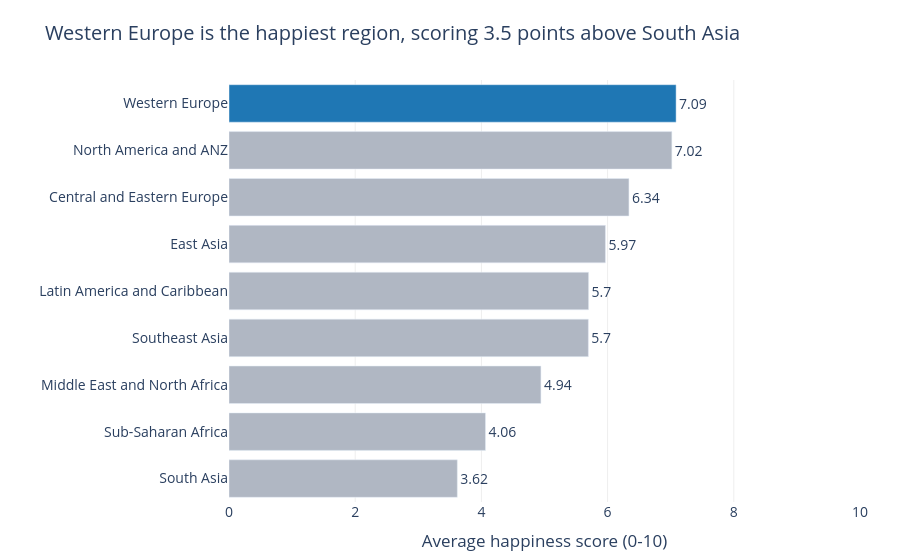

Here is the notebook cell this chart was saved with:
### Markdown cell above
---
## Task 1 — Regional Comparison Bar Chart

**What to build:** A horizontal bar chart showing the **average happiness score by region**, sorted from highest to lowest.

**Requirements:**
- Horizontal orientation (category names are long)
- Sorted by score, descending (so the happiest region is at the top)
- Zero baseline on x-axis
- At least one design choice that goes beyond the Plotly default (colour, annotation, labels, etc.)
- An insight title that answers: *which region stands out and why does it matter?*

**Hint:** Use `df.groupby('Region')['Happiness_Score'].mean()` to compute the averages.

### Code cell
# Task 1: Regional comparison bar chart
# -------------------------------------

# Step 1: Compute average happiness score by region
region_avg = (df.groupby('Region')['Happiness_Score']
              .mean()
              .reset_index()
              .sort_values('Happiness_Score'))  # sort for horizontal bar

print(region_avg)

# Step 2: Build your chart
top_region = region_avg.iloc[-1]   # highest (sorted ascending)
low_region = region_avg.iloc[0]

colors = ['#B0B7C3'] * len(region_avg)
colors[-1] = '#1F77B4'             # highlight the happiest region

fig = go.Figure(go.Bar(
    x=region_avg['Happiness_Score'],
    y=region_avg['Region'],
    orientation='h',
    marker_color=colors,
    text=region_avg['Happiness_Score'].round(2),
    textposition='outside',
))

fig.update_layout(
    title=f"{top_region['Region']} is the happiest region, "
          f"scoring {top_region['Happiness_Score'] - low_region['Happiness_Score']:.1f} points above {low_region['Region']}",
    xaxis=dict(title='Average happiness score (0-10)', range=[0, 10]),
    yaxis=dict(title=''),
    plot_bgcolor='white',
    font=dict(size=14),
    showlegend=False,
    margin=dict(l=20, r=40, t=80, b=40),
)
fig.update_xaxes(showgrid=True, gridcolor='#EEEEEE')
fig.show()

### Figure 1 — Plotly figure (JSON) as saved in the notebook; plotly's stock layout.template omitted (floating-point values rounded to 4 significant figures)
{"data": [{"marker": {"color": ["#B0B7C3", "#B0B7C3", "#B0B7C3", "#B0B7C3", "#B0B7C3", "#B0B7C3", "#B0B7C3", "#B0B7C3", "#1F77B4"]}, "orientation": "h", "text": [3.62, 4.06, 4.94, 5.7, 5.7, 5.97, 6.34, 7.02, 7.09], "textposition": "outside", "type": "bar", "x": [3.618, 4.065, 4.943, 5.695, 5.699, 5.966, 6.338, 7.018, 7.086], "y": ["South Asia", "Sub-Saharan Africa", "Middle East and North Africa", "Southeast Asia", "Latin America and Caribbean", "East Asia", "Central and Eastern Europe", "North America and ANZ", "Western Europe"]}], "layout": {"font": {"size": 14}, "margin": {"b": 40, "l": 20, "r": 40, "t": 80}, "plot_bgcolor": "white", "showlegend": false, "title": {"text": "Western Europe is the happiest region, scoring 3.5 points above South Asia"}, "xaxis": {"gridcolor": "#EEEEEE", "range": [0, 10], "showgrid": true, "title": {"text": "Average happiness score (0-10)"}}, "yaxis": {"title": {"text": ""}}}}
